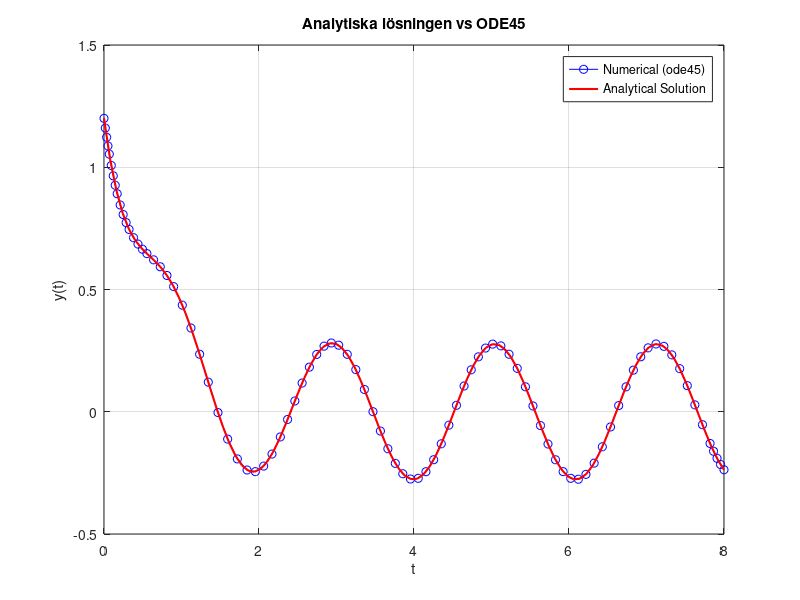
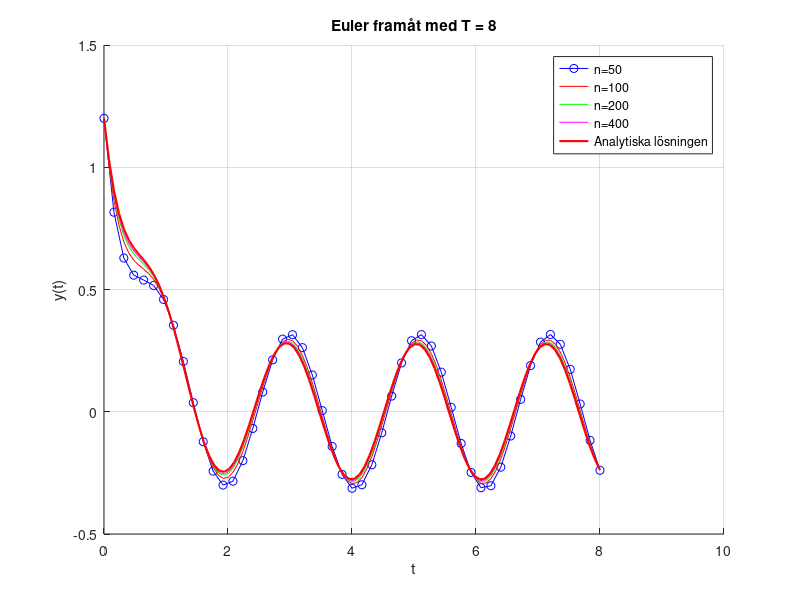
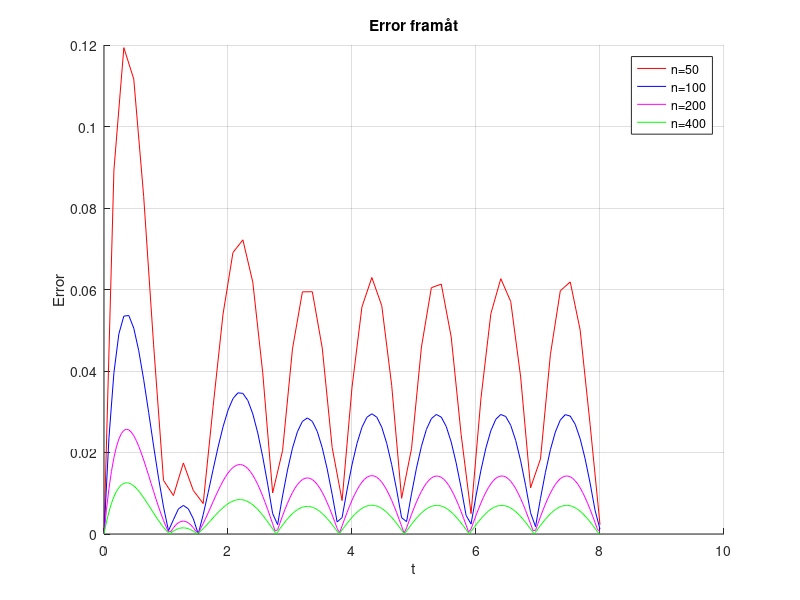
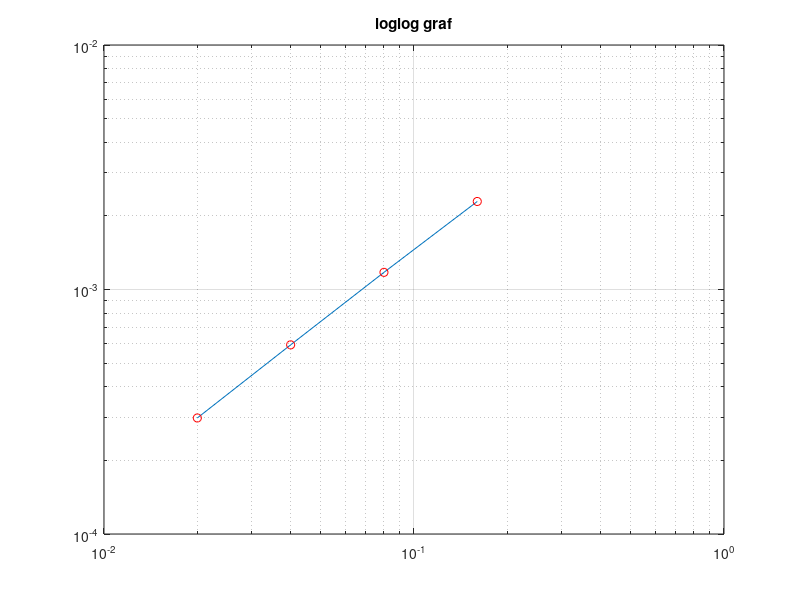

The MATLAB source for these figures, in order:
% diff ekvationen
f = @(t,y) sin(3*t) - 2*y;
% exakta lösningen
[T, Y] = ode45(f, [0,8], 1.2);

% Analytiska lösningen
g = @(t) (93/65)*exp(-2*t) - (3/13)*cos(3*t) + (2/13)*sin(3*t);
t_vals = linspace(0,8,100);
y_exact = g(t_vals);

% Plot
figure;

plot(T, Y, 'bo-', 'DisplayName', 'Numerical (ode45)'); 
hold on;
plot(t_vals, y_exact, 'r-', 'LineWidth', 1.5, 'DisplayName', 'Analytical Solution'); 
hold off;

xlabel('t');
ylabel('y(t)');
legend;
title('Analytiska lösningen vs ODE45')
grid on;

%%%%%%%%%%%%%%%%%%%%%%%%%%%%%%%%%%%%%%%%%%%%%%%%%%%%%%%%%%%%%%%%%%%%%%%%%%%%%%%%%%%%%%%%%%%%%%%%%%%%%%%%%
% b
n = [50;100;200;400];
T = 8;
y0= 1.2;

tVecs = cell(length(n), 1);  % Store time vectors
yVecs = cell(length(n), 1);  % Store solution vectors
% Eulers framåt metod
for i=1:4
    h = T/n(i);
    t = 0;
    y=y0;
    tvec = zeros(n(i) + 1, 1);  
    yvec = zeros(n(i) + 1, 1); 
    tvec (1) = t ; 
    yvec (1) = y ;

    for ii =1: n(i)
        y = y + h * f ( t,y ) ;
        t = t + h ;
        tvec ( ii +1) = t ;
        yvec ( ii +1) = y ;
        
    end
    yVecs{i} = yvec;
    tVecs{i} = tvec;
end


figure;
hold on;
title('Euler framåt med T = 8')
plot(tVecs{1}, yVecs{1}, 'bo-', 'DisplayName', 'n=50');
plot(tVecs{2}, yVecs{2}, 'r-', 'DisplayName', 'n=100');
plot(tVecs{3}, yVecs{3}, 'g-', 'DisplayName', 'n=200');
plot(tVecs{4}, yVecs{4}, 'm-', 'DisplayName', 'n=400');
plot(t_vals, y_exact, 'r-', 'LineWidth', 1.5, 'DisplayName', 'Analytiska lösningen'); % Red line for exact solution
legend;
hold off;
xlabel('t');
ylabel('y(t)');
grid on;


error50 = abs(g(tVecs{1})-yVecs{1});
error100 = abs(g(tVecs{2})-yVecs{2});
error200 = abs(g(tVecs{3})-yVecs{3});
error400 = abs(g(tVecs{4})-yVecs{4});

figure;
hold on;
plot(tVecs{1}, error50, 'r-', 'DisplayName', 'n=50');
plot(tVecs{2}, error100, 'b-', 'DisplayName', 'n=100');
plot(tVecs{3}, error200, 'm-', 'DisplayName', 'n=200');
plot(tVecs{4}, error400, 'g-', 'DisplayName', 'n=400');
legend;
title('Error framåt')
xlabel('t');
ylabel('Error');
grid on;
hold off;

% När n ökar kommer lösningen närmare den exakta lösningen, alltså minskar
% error


%yVecs{1}(end)
%g(8)
%%%%%%%%%%%%%%%%%%%%%%%%%%%%%%%%%%%%%%%%%%%%%%%%%%%%%%%%%%%%%%%%%%%%%%%%%%%%%%%%

%c
e1 = abs(g(8)-yVecs{1}(end));
e2 = abs(g(8)-yVecs{2}(end));
e3 = abs(g(8)-yVecs{3}(end));
e4 = abs(g(8)-yVecs{4}(end));
e1234=[e1,e2,e3,e4]';

h1 = T/n(1);
h2 = T/n(2);
h3 = T/n(3);
h4 = T/n(4);
h1234 = [h1,h2,h3,h4]';

figure;
loglog(h1234,e1234)
hold on;
plot(h1234,e1234,'ro')
title ('loglog graf')
grid on;
%log(e)=log(C)+plog(h) vilket innebär att lutningen på loglog grafen är
%noggranhetsordningen


%%%%%%%%%%%%%%%%%%%%%%%%%%%%%%%%%%%%%%%%%%%%%%%%%%%%%%%%%%%%%%%%%%%%%%%%%%%%%

%d
% Eulers bakåt metod
for i=1:4
    h = T/n(i);
    t = 0;
    y=y0;
    t_vec = zeros(n(i) + 1, 1);  
    y_vec = zeros(n(i) + 1, 1); 
    t_vec (1) = t ; 
    y_vec (1) = y ;

   for ii =1: n(i)
        t_vec(ii+1) = t_vec(ii) + h ; % RÄKNA t i +1 först
         y = (y_vec(ii) + h * sin(3 * t_vec(ii + 1))) / (1 + 2 * h);

        y_vec ( ii +1) = y ;
    end
    y_Vecs{i} = y_vec;
    t_Vecs{i} = t_vec;
end

error_50 = abs(g(t_Vecs{1})-y_Vecs{1});
error_100 = abs(g(t_Vecs{2})-y_Vecs{2});
error_200 = abs(g(t_Vecs{3})-y_Vecs{3});
error_400 = abs(g(t_Vecs{4})-y_Vecs{4});
figure;
hold on;
plot(t_Vecs{1}, error_50, 'r-', 'DisplayName', 'n=50');
plot(t_Vecs{2}, error_100, 'b-', 'DisplayName', 'n=100');
plot(t_Vecs{3}, error_200, 'm-', 'DisplayName', 'n=200');
plot(t_Vecs{4}, error_400, 'g-', 'DisplayName', 'n=400');
legend;
title('Error bakåt')
xlabel('t');
ylabel('Error');
grid on;
hold off;

e_1 = abs(g(8)-y_Vecs{1}(end))
e_2 = abs(g(8)-y_Vecs{2}(end))
e_3 = abs(g(8)-y_Vecs{3}(end))
e_4 = abs(g(8)-y_Vecs{4}(end))

% skillnaderna är inte väsentliga

%%%%%%%%%%%%%%%%%%%%%%%%%%%%%%%%%%%%%%%%%%%%%%%%%%%%%%%%%%%%%%%%%%%%%%%%%%%%%%%%%%%%%%%%%%%
% e

n_s = [50;100;400;800];
T_s = 80;
y0= 1.2;

tVecs = cell(length(n_s), 1);  % Store time vectors
yVecs = cell(length(n_s), 1);  % Store solution vectors
% Eulers metod
for i=1:4
    h_s = T_s/n_s(i);
    t = 0;
    y=y0;
    tvec = zeros(n_s(i) + 1, 1);  
    yvec = zeros(n_s(i) + 1, 1); 
    tvec (1) = t ; 
    yvec (1) = y ;

    for ii =1: n_s(i)
        y = y + h_s * f ( t,y ) ;
        t = t + h_s ;
        tvec ( ii +1) = t ;
        yvec ( ii +1) = y ;
        
    end
    yVecs{i} = yvec;
    tVecs{i} = tvec;
end
figure;
title('Euler framåt med T = 80')

subplot(5,1,1);
plot(tVecs{1}, yVecs{1}, 'bo-', 'DisplayName', 'n=50');
legend;
grid on;

subplot(5,1,2);
plot(tVecs{2}, yVecs{2}, 'r-', 'DisplayName', 'n=100');
legend;
grid on;

subplot(5,1,3);
plot(tVecs{3}, yVecs{3}, 'g-', 'DisplayName', 'n=200');
legend;
grid on;

subplot(5,1,4);
plot(tVecs{4}, yVecs{4}, 'm-', 'DisplayName', 'n=400');
legend;
grid on;

subplot(5,1,5);
t_vals = linspace(0,80,1000);
y_exact = g(t_vals);
plot(t_vals, y_exact, 'r-', 'LineWidth', 1.5, 'DisplayName', 'Analytiska lösningen');
legend;
grid on;

%%%%%%%%%%%%%%%%%%%%%%%%%%%%%%%%%%%%%%%%%%%%%%%%%%%%%%%%%%%%%%%%%%%%%%%%%%%%%%%%%%%%%%%%%%
% f

% Eulers bakåt metod
for i=1:4
    h = T_s/n_s(i);
    t = 0;
    y=y0;
    t_vec = zeros(n_s(i) + 1, 1);  
    y_vec = zeros(n_s(i) + 1, 1); 
    t_vec (1) = t ; 
    y_vec (1) = y ;

   for ii =1: n_s(i)
        t_vec(ii+1) = t_vec(ii) + h ; % RÄKNA t i +1 först
         y = (y_vec(ii) + h * sin(3 * t_vec(ii + 1))) / (1 + 2 * h);

        y_vec ( ii +1) = y ;
    end
    y_Vecs{i} = y_vec;
    t_Vecs{i} = t_vec;
end

figure;
title('Euler framåt med T = 80')

subplot(5,1,1);
plot(t_Vecs{1}, y_Vecs{1}, 'bo-', 'DisplayName', 'n=50');
legend;
grid on;

subplot(5,1,2);
plot(t_Vecs{2}, y_Vecs{2}, 'r-', 'DisplayName', 'n=100');
legend;
grid on;

subplot(5,1,3);
plot(t_Vecs{3}, y_Vecs{3}, 'g-', 'DisplayName', 'n=200');
legend;
grid on;

subplot(5,1,4);
plot(t_Vecs{4}, y_Vecs{4}, 'm-', 'DisplayName', 'n=400');
legend;
grid on;

subplot(5,1,5);
t_vals = linspace(0,80,1000);
y_exact = g(t_vals);
plot(t_vals, y_exact, 'r-', 'LineWidth', 1.5, 'DisplayName', 'Analytiska lösningen');
legend;
grid on;


% Stabiliteten på Eulers bakåt metod är bättre än eulers fram för mindre
% steglängd. Stabiliteten blir bättre med större värde på h för båda
% metoderna